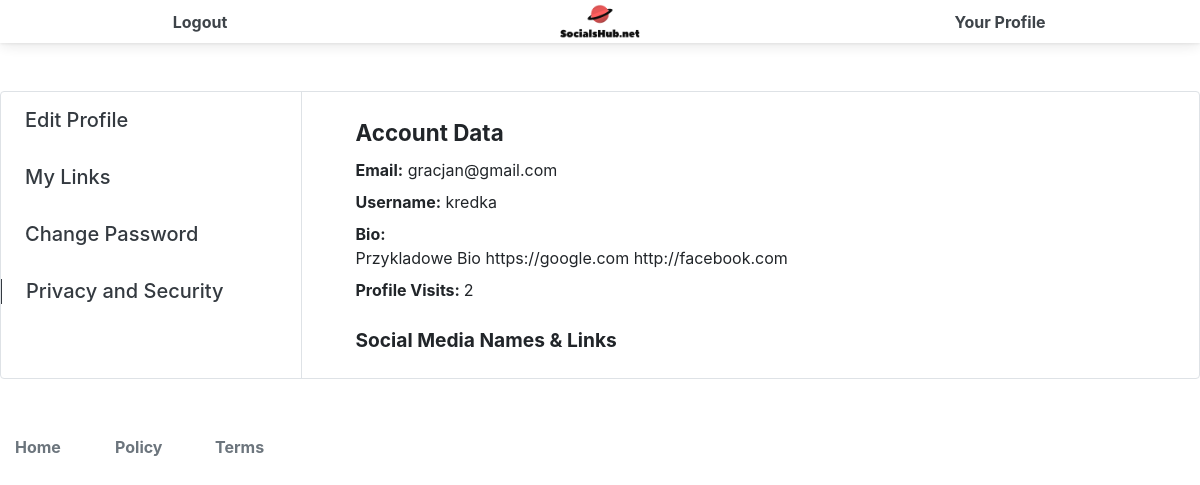
Screenshot of /account-data.php (signed in) with the database file from the repository.
### tables this page shows
CREATE TABLE `users` (
  `id` int(11) NOT NULL,
  `email` varchar(255) NOT NULL,
  `password` varchar(32) NOT NULL,
  `screenName` varchar(40) NOT NULL,
  `profileImage` varchar(255) NOT NULL,
  `profileCover` varchar(255) NOT NULL,
  `fb_user` int(1) NOT NULL DEFAULT 0,
  `bio` varchar(255) NOT NULL,
  `validationCode` text NOT NULL,
  `active` tinyint(4) NOT NULL
);

### functions/init.php (called while the page is built, shortened)
<?php
    include 'db.php';
    include 'functions.php';
    global $pdo;
    $functions = new Functions($pdo);
?>

### functions/functions.php (called while the page is built, shortened)
<?php
class Functions {
    protected $pdo;
    function __construct($pdo) {
        $this->pdo = $pdo;
    }
    public function user_data($id) {
        $stmt = $this->pdo->prepare('SELECT * FROM users WHERE id = :id');
        $stmt->bindParam(':id', $id, PDO::PARAM_INT);
        $stmt->execute();
        return $stmt->fetch(PDO::FETCH_OBJ);
    }
    public function isUserFbUser($id) {
        $stmt = $this->pdo->prepare("SELECT fb_user FROM users WHERE id = :id");
        $stmt->bindParam(':id', $id);
        $stmt->execute();
        $user = $stmt->fetch(PDO::FETCH_OBJ);
        return $user->fb_user;
    }
    public function showVisitors($account_id) {
        $stmt = $this->pdo->prepare("SELECT * FROM visitors WHERE account_id = :account_id");
        $stmt->bindParam(':account_id', $account_id);
        $stmt->execute();
        $visitors = $stmt->rowCount();
        return $visitors;
    }
}
?>

### account-data.php (the view, shortened to what this page needs)
<!DOCTYPE html>
<html lang="en">
<?php include 'includes/head.php';
?>
<body>
    <?php include 'includes/nav.php';
        $functions->isUserActive($user->active);
    ?>
    <div class="bg-white my-5 border rounded container">
        <div class="row">
            <div class="d-none d-md-block col-md-4 col-lg-3">
                <div class="row">
                    <div class="col-12 my-3 pl-4">
                        <a href="settings.php" class='text-dark h5 none-decoration'>Edit Profile</a>
                    </div>
                    <div class="col-12 my-3 pl-4">
                        <a href="settings-links.php" class='text-dark h5 none-decoration'>My Links</a>
                    </div>
                    <?php if(!$functions->isUserFbUser($user->id)) {?>
                    <div class="col-12 my-3 pl-4 ">
                        <a href="edit-password.php" class='text-dark h5 none-decoration'>Change Password</a>
                    </div>
                    <?php } ?>
                    <div class="col-12 my-3 pl-4 border-left border-dark">
                        <a href="privacy_and_security.php" class='text-dark h5 none-decoration'>Privacy and Security</a>
                    </div>
                </div>
            </div>
            <div class="col-md-8 col-lg-9 border-left">
                <div class="container my-4">
                    <div class="mt-3 mx-4">
                        <div class="font-weight-bold mt-4" style='font-size: 1.4rem;'>Account Data</div>
                        <div class='my-2'><span class='font-weight-bold'>Email:</span> <?php echo $user->email; ?></div>
                        <div class='my-2'><span class='font-weight-bold'>Username:</span> <?php echo $user->screenName; ?></div>
                        <div class='my-2'><span class='font-weight-bold'>Bio:<br></span> <?php echo $user->bio; ?></div>
                        <div class="my-2"><span class="font-weight-bold">Profile Visits: </span><?php echo $functions->showVisitors($user->id); ?></div>
                        <div class="font-weight-bold mt-4" style='font-size: 1.2rem;'>Social Media Names & Links</div>
                    </div>
                </div>
            </div>
        </div>
    </div>
    <?php include 'includes/footer.php'; ?>
</body>
</html>

### css/style.css (style rules this page uses)
body { background-color: #fff !important; font-family: 'Lato', sans-serif; padding: 0; margin: 0; }
* { box-sizing: border-box; margin: 0; padding: 0 }
.container { width: 1200px; max-width: 100%; margin: 0 auto }
html { scroll-behavior: smooth; }
body { font-family: -apple-system, BlinkMacSystemFont, Segoe UI, Roboto, Noto Sans, Ubuntu, Droid Sans, Helvetica Neue, sans-serif; font-size: 16px }
a, [type="button"] { -webkit-appearance: none!important; -moz-appearance: none!important; appearance: none!important; }
.none-decoration:link, .none-decoration:hover, .none-decoration:visited, .none-decoration:active { text-decoration: none; }

### rows the page displays
users: email "gracjan@gmail.com", screenName "kredka", bio "Przykladowe Bio https://google.com http://facebook.com"

### other values shown
$functions->showVisitors($user->id) "2"
